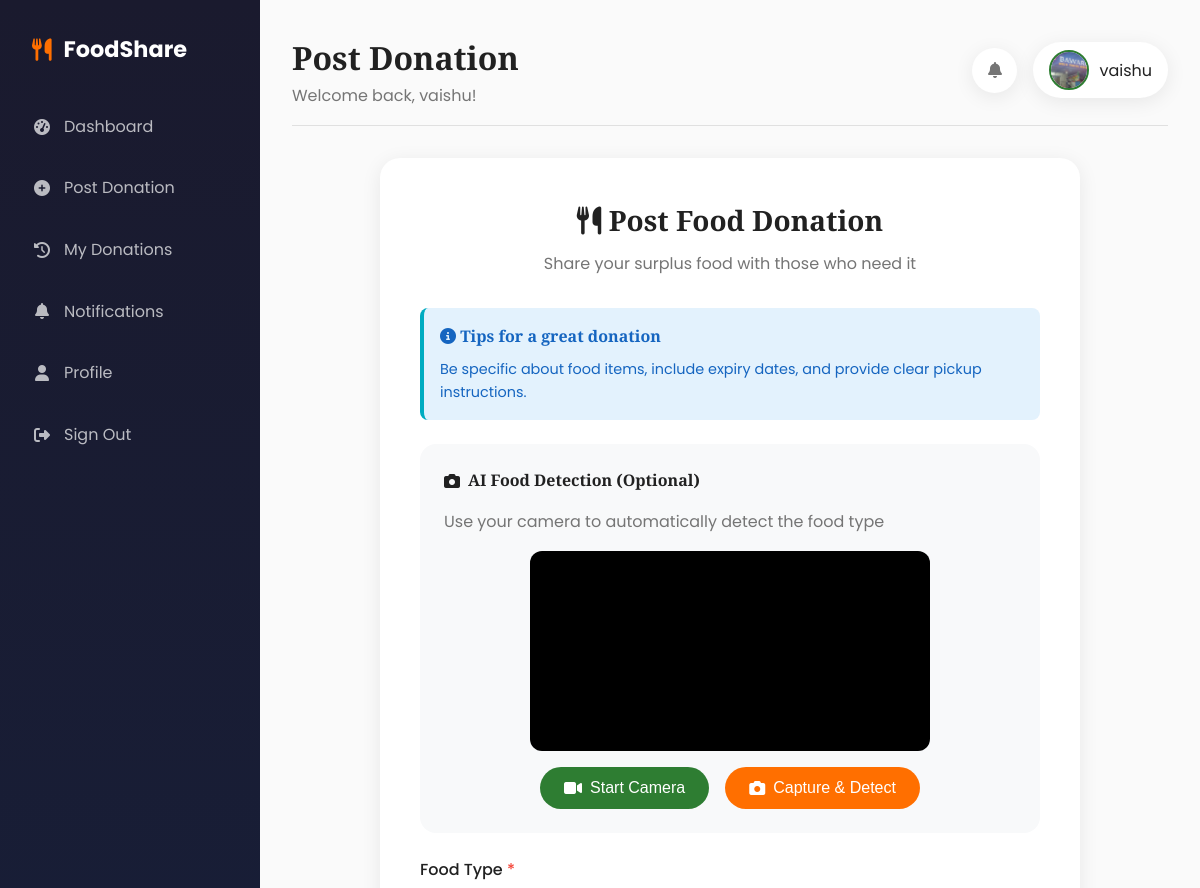
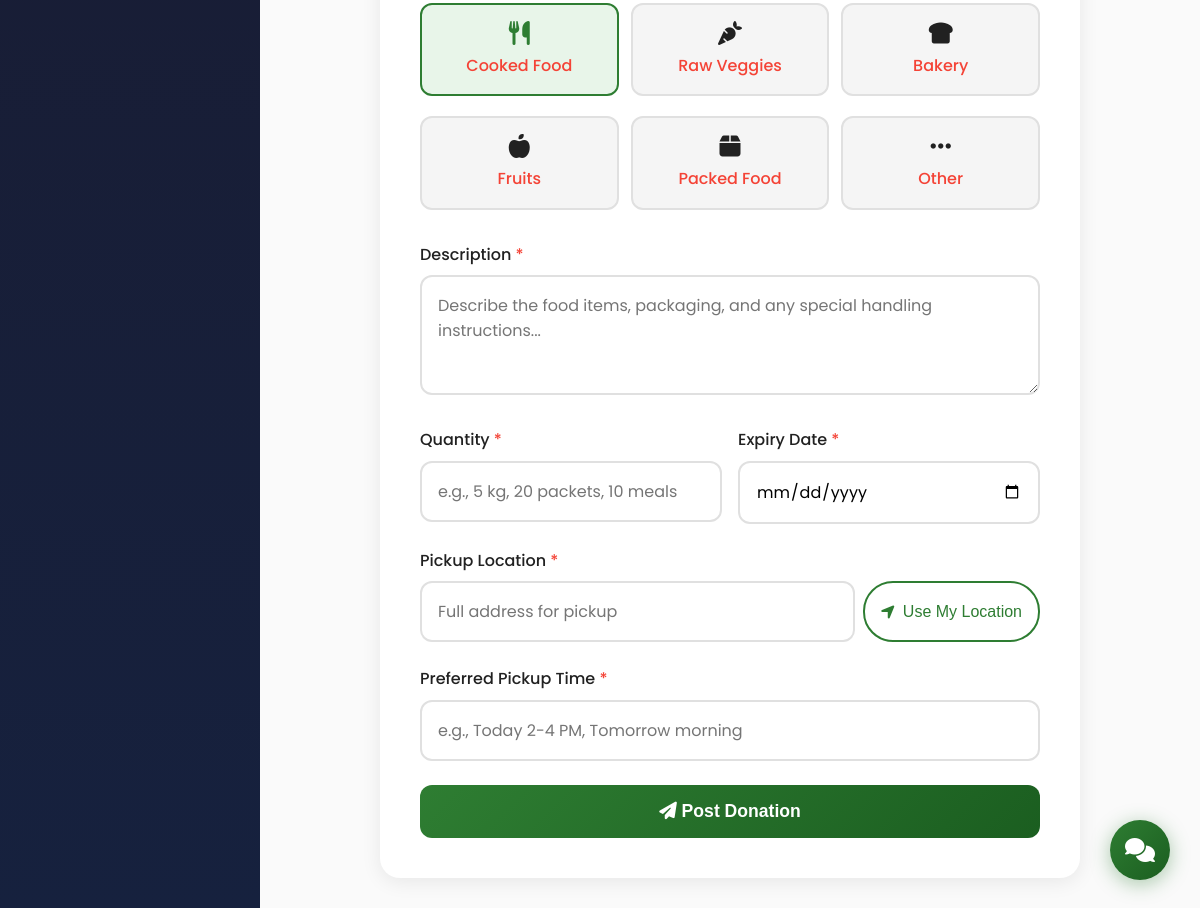
The app's page /donor/post-donation (signed in) with its own data (2 pictures, top to bottom).
### app.py (models this page shows)
class User(UserMixin, db.Model):
    id = db.Column(db.Integer, primary_key=True)
    username = db.Column(db.String(100), unique=True, nullable=False)
    email = db.Column(db.String(120), unique=True, nullable=False)
    password_hash = db.Column(db.String(200), nullable=False)
    role = db.Column(db.String(20), nullable=False)  # donor, ngo, volunteer, admin
    bio = db.Column(db.Text, default="")
    profile_image = db.Column(db.String(200), default="default.png")
    contact_no = db.Column(db.String(20), default="")
    organization_name = db.Column(db.String(100), default="")
    address = db.Column(db.String(300), default="")
    created_at = db.Column(db.DateTime, default=datetime.utcnow)
    donations = db.relationship('Donation', backref='donor', lazy=True)

### app.py (the view, shortened to what this page needs)
@app.route('/donor/post-donation', methods=['GET', 'POST'])
@login_required
def post_donation():
    if current_user.role != 'donor':
        return redirect(url_for('index'))
    return render_template('post_donation.html')

### app.py (called while the page is built)
@login_manager.user_loader
def load_user(user_id):
    return User.query.get(int(user_id))

### templates/post_donation.html (shortened to what this page needs)
{% extends "base.html" %}
{% block page_title %}Post Donation{% endblock %}
{% block content %}
<div class="form-container">
    <div class="form-card fade-in">
        <div class="form-header">
            <h2><i class="fas fa-utensils"></i> Post Food Donation</h2>
            <p>Share your surplus food with those who need it</p>
        </div>
        <div class="info-box">
            <h4><i class="fas fa-info-circle"></i> Tips for a great donation</h4>
            <p>Be specific about food items, include expiry dates, and provide clear pickup instructions.</p>
        </div>
        <div class="camera-section">
            <h4><i class="fas fa-camera"></i> AI Food Detection (Optional)</h4>
            <p style="color: var(--text-secondary); margin-bottom: 1rem;">Use your camera to automatically detect the food type</p>
            <div class="camera-preview">
                <video id="videoElement" autoplay playsinline></video>
            </div>
            <div class="camera-controls">
                <button type="button" class="camera-btn primary" id="startCamera" onclick="startCamera()">
                    <i class="fas fa-video"></i> Start Camera
                </button>
                <button type="button" class="camera-btn secondary" id="captureBtn" onclick="captureAndDetect()" disabled>
                    <i class="fas fa-camera"></i> Capture & Detect
                </button>
            </div>
        </div>
        <form method="POST" action="{{ url_for('post_donation') }}">
            <div class="form-group">
                <label>Food Type <span>*</span></label>
                <div class="food-type-options">
                    <div class="food-option">
                        <label for="cooked">
                            <i class="fas fa-utensils"></i>
                            <span>Cooked Food</span>
                        </label>
                    </div>
                    <div class="food-option">
                        <label for="raw">
                            <i class="fas fa-carrot"></i>
                            <span>Raw Veggies</span>
                        </label>
                    </div>
                    <div class="food-option">
                        <label for="bakery">
                            <i class="fas fa-bread-slice"></i>
                            <span>Bakery</span>
                        </label>
                    </div>
                    <div class="food-option">
                        <label for="fruits">
                            <i class="fas fa-apple-alt"></i>
                            <span>Fruits</span>
                        </label>
                    </div>
                    <div class="food-option">
                        <label for="packed">
                            <i class="fas fa-box"></i>
                            <span>Packed Food</span>
                        </label>
                    </div>
                    <div class="food-option">
                        <label for="other">
                            <i class="fas fa-ellipsis-h"></i>
                            <span>Other</span>
                        </label>
                    </div>
                </div>
            </div>
            <div class="form-group">
                <label for="description">Description <span>*</span></label>
                <textarea id="description" name="description" class="form-control" placeholder="Describe the food items, packaging, and any special handling instructions..." required></textarea>
            </div>
            <div class="form-row">
                <div class="form-group">
                    <label for="quantity">Quantity <span>*</span></label>
                    <input type="text" id="quantity" name="quantity" class="form-control" placeholder="e.g., 5 kg, 20 packets, 10 meals" required>
                </div>
                <div class="form-group">
                    <label for="expiry_date">Expiry Date <span>*</span></label>
                    <input type="date" id="expiry_date" name="expiry_date" class="form-control" required>
                </div>
            </div>
            <div class="form-group">
                <label for="pickup_location">Pickup Location <span>*</span></label>
                <div style="display: flex; gap: 0.5rem;">
                    <input type="text" id="pickup_location" name="pickup_location" class="form-control" placeholder="Full address for pickup" required>
                    <button type="button" class="btn btn-secondary" onclick="getLocation()" style="padding: 0.75rem 1rem; white-space: nowrap;">
                        <i class="fas fa-location-arrow"></i> Use My Location
                    </button>
                </div>
            </div>
            <div class="form-group">
                <label for="pickup_time">Preferred Pickup Time <span>*</span></label>
                <input type="text" id="pickup_time" name="pickup_time" class="form-control" placeholder="e.g., Today 2-4 PM, Tomorrow morning" required>
            </div>
            <button type="submit" class="btn-submit">
                <i class="fas fa-paper-plane"></i> Post Donation
            </button>
        </form>
    </div>
</div>
{% endblock %}

### templates/base.html (shortened to what this page needs)
<!DOCTYPE html>
<html lang="en">
<head>
    <link rel="stylesheet" href="https://cdnjs.cloudflare.com/ajax/libs/font-awesome/6.4.0/css/all.min.css">
</head>
<body>
    {% if current_user.is_authenticated %}
    <aside class="sidebar">
        <div class="sidebar-brand">
            <i class="fas fa-utensils"></i>
            <span>FoodShare</span>
        </div>
        <ul class="sidebar-menu">
            {% if current_user.role == 'admin' %}
            <li><a href="{{ url_for('admin_dashboard') }}"><i class="fas fa-tachometer-alt"></i> Dashboard</a></li>
            <li><a href="{{ url_for('history') }}"><i class="fas fa-history"></i> History</a></li>
            {% elif current_user.role == 'donor' %}
            <li><a href="{{ url_for('donor_dashboard') }}"><i class="fas fa-tachometer-alt"></i> Dashboard</a></li>
            <li><a href="{{ url_for('post_donation') }}"><i class="fas fa-plus-circle"></i> Post Donation</a></li>
            <li><a href="{{ url_for('history') }}"><i class="fas fa-history"></i> My Donations</a></li>
            {% elif current_user.role == 'ngo' %}
            <li><a href="{{ url_for('ngo_dashboard') }}"><i class="fas fa-tachometer-alt"></i> Dashboard</a></li>
            <li><a href="{{ url_for('history') }}"><i class="fas fa-history"></i> My Requests</a></li>
            {% elif current_user.role == 'volunteer' %}
            <li><a href="{{ url_for('volunteer_dashboard') }}"><i class="fas fa-tachometer-alt"></i> Dashboard</a></li>
            <li><a href="{{ url_for('history') }}"><i class="fas fa-history"></i> Delivery History</a></li>
            {% endif %}
            <li><a href="{{ url_for('notifications') }}"><i class="fas fa-bell"></i> Notifications</a></li>
            <li><a href="{{ url_for('profile') }}"><i class="fas fa-user"></i> Profile</a></li>
            <li><a href="{{ url_for('logout') }}"><i class="fas fa-sign-out-alt"></i> Sign Out</a></li>
        </ul>
    </aside>
    <main class="main-content">
        <header class="main-header">
            <div>
                <h1>{% block page_title %}Dashboard{% endblock %}</h1>
                <p style="color: var(--text-secondary);">Welcome back, {{ current_user.username }}!</p>
            </div>
            <div class="header-actions">
                <a href="{{ url_for('notifications') }}" class="notification-bell">
                    <i class="fas fa-bell"></i>
                    {% set unread = notifications|length if notifications else 0 %}
                </a>
                <a href="{{ url_for('profile') }}" class="user-menu">
                    <img src="{{ url_for('static', filename='uploads/' + current_user.profile_image) }}" alt="Profile" class="avatar">
                    <span>{{ current_user.username }}</span>
                </a>
            </div>
        </header>
        {% block content %}{% endblock %}
    </main>
    {% endif %}
    <button class="chatbot-toggle" onclick="toggleChatbot()">
        <i class="fas fa-comments"></i>
    </button>
</body>
</html>

### templates/base.html (style rules this page uses)
:root { --primary: #2E7D32; --primary-dark: #1B5E20; --secondary: #FF6F00; --accent: #00ACC1; --bg-light: #FAFAFA; --bg-dark: #1A1A2E; --card-bg: #FFFFFF; --text-primary: #212121; --text-secondary: #757575; --success: #4CAF50; --warning: #FFC107; --error: #F44336; --shadow: 0 4px 20px rgba(0,0,0,0.08); --shadow-hover: 0 8px 30px rgba(0,0,0,0.15); }
* { margin: 0; padding: 0; box-sizing: border-box; }
body { font-family: 'Poppins', sans-serif; background: var(--bg-light); color: var(--text-primary); line-height: 1.6; overflow-x: hidden; }
h1, h2, h3, h4, h5 { font-family: 'Playfair Display', serif; }
.btn { display: inline-flex; align-items: center; gap: 8px; padding: 0.75rem 1.5rem; border: none; border-radius: 30px; font-size: 1rem; font-weight: 500; cursor: pointer; transition: all 0.3s; text-decoration: none; }
.btn-secondary { background: transparent; border: 2px solid var(--primary); color: var(--primary); }
.form-group { margin-bottom: 1.5rem; }
.form-group label { display: block; margin-bottom: 0.5rem; font-weight: 500; color: var(--text-secondary); }
.form-control { width: 100%; padding: 0.875rem 1rem; border: 2px solid #e0e0e0; border-radius: 12px; font-size: 1rem; font-family: inherit; transition: all 0.3s; }
.avatar { width: 40px; height: 40px; border-radius: 50%; object-fit: cover; border: 2px solid var(--primary); }
.sidebar { position: fixed; left: 0; top: 0; bottom: 0; width: 260px; background: linear-gradient(180deg, var(--bg-dark) 0%, #16213e 100%); padding: 2rem 1rem; z-index: 100; overflow-y: auto; }
.sidebar-brand { display: flex; align-items: center; gap: 12px; color: white; font-size: 1.4rem; font-weight: 700; margin-bottom: 2rem; padding: 0 1rem; }
.sidebar-brand i { color: var(--secondary); }
.sidebar-menu { list-style: none; }
.sidebar-menu li { margin-bottom: 0.5rem; }
.sidebar-menu a { display: flex; align-items: center; gap: 12px; padding: 0.875rem 1rem; color: rgba(255,255,255,0.7); text-decoration: none; border-radius: 12px; transition: all 0.3s; }
.sidebar-menu i { width: 20px; text-align: center; }
.main-content { margin-left: 260px; padding: 2rem; min-height: 100vh; background: var(--bg-light); }
.main-header { display: flex; justify-content: space-between; align-items: center; margin-bottom: 2rem; padding-bottom: 1rem; border-bottom: 1px solid #e0e0e0; }
.main-header h1 { font-size: 2rem; color: var(--text-primary); }
.header-actions { display: flex; align-items: center; gap: 1rem; }
.notification-bell { position: relative; width: 45px; height: 45px; background: white; border-radius: 50%; display: flex; align-items: center; justify-content: center; box-shadow: var(--shadow); cursor: pointer; color: var(--text-secondary); text-decoration: none; }
.user-menu { display: flex; align-items: center; gap: 10px; padding: 0.5rem 1rem; background: white; border-radius: 30px; box-shadow: var(--shadow); cursor: pointer; text-decoration: none; color: var(--text-primary); }
.chatbot-toggle { position: fixed; bottom: 30px; right: 30px; width: 60px; height: 60px; background: linear-gradient(135deg, var(--primary) 0%, var(--primary-dark) 100%); border-radius: 50%; display: flex; align-items: center; justify-content: center; color: white; font-size: 1.5rem; cursor: pointer; box-shadow: 0 4px 20px rgba(46, 125, 50, 0.4); z-index: 1000; transition: all 0.3s; border: none; }
.fade-in { animation: fadeIn 0.5s ease-out; }

### records on screen
User: username "vaishu", profile_image (picture)
